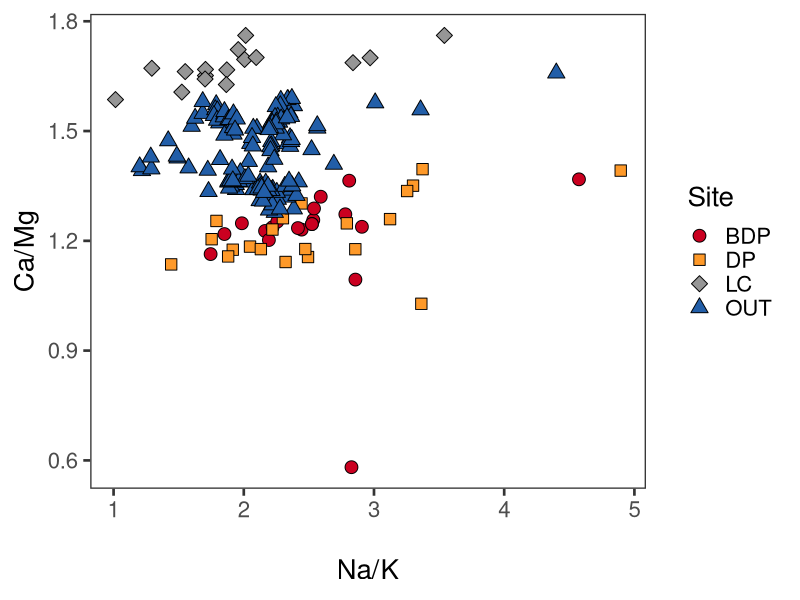
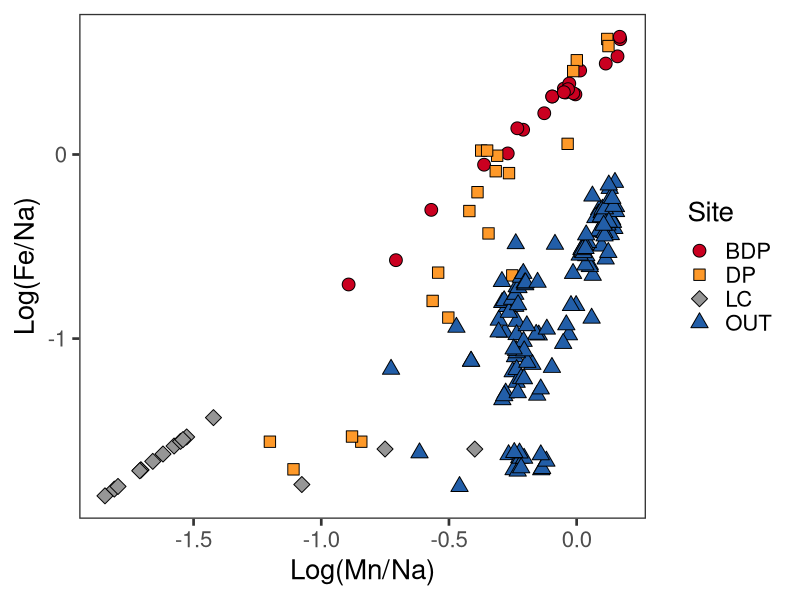
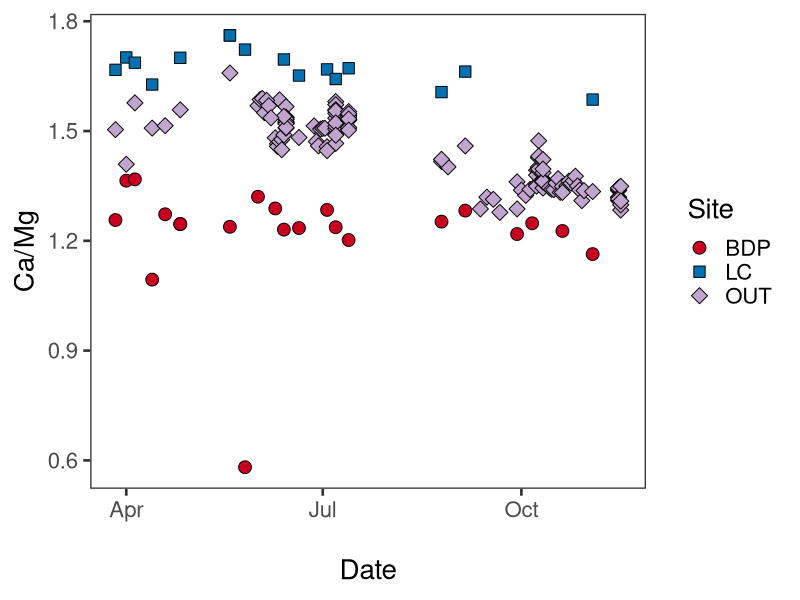
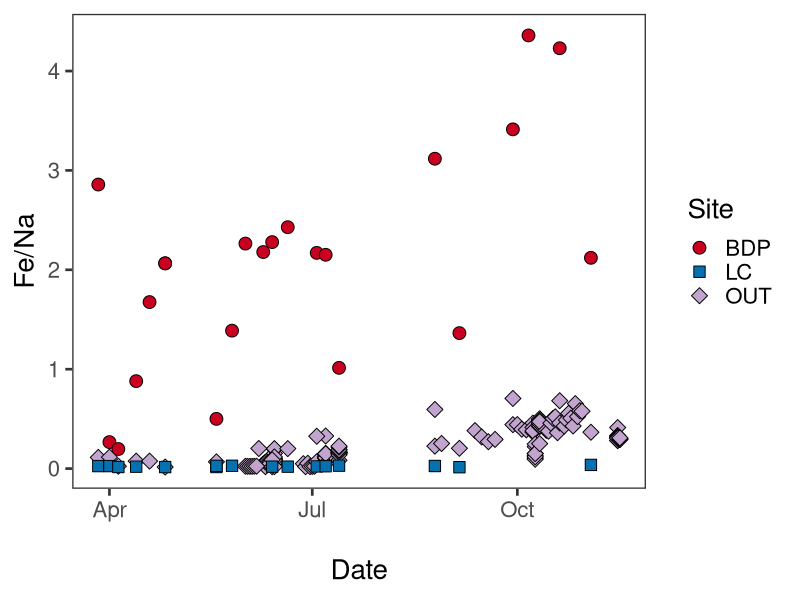
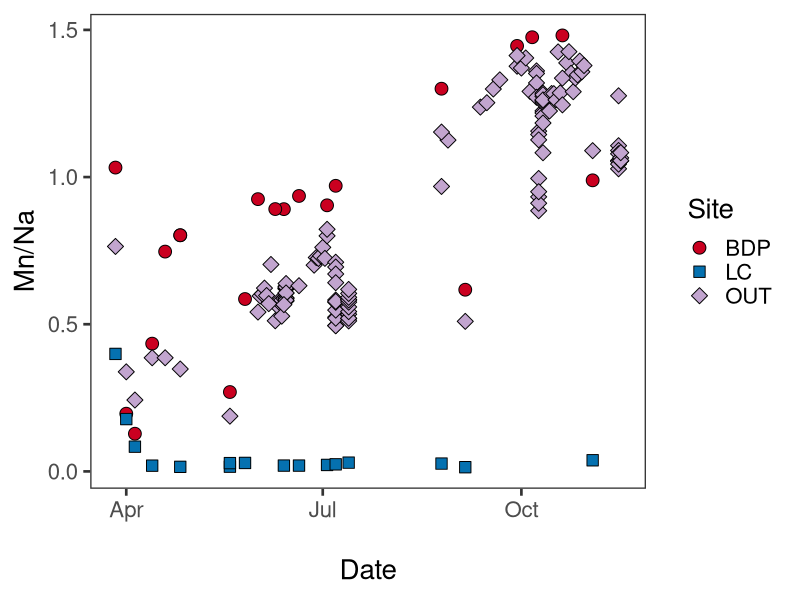
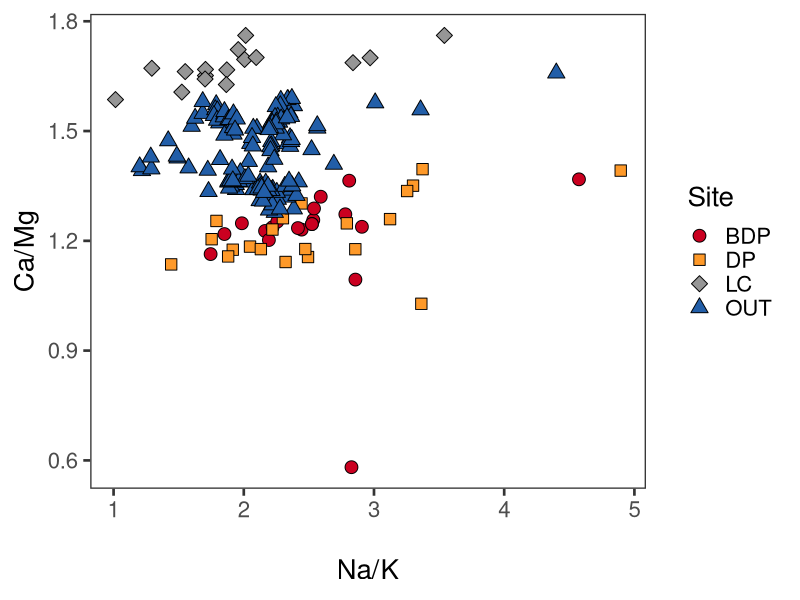
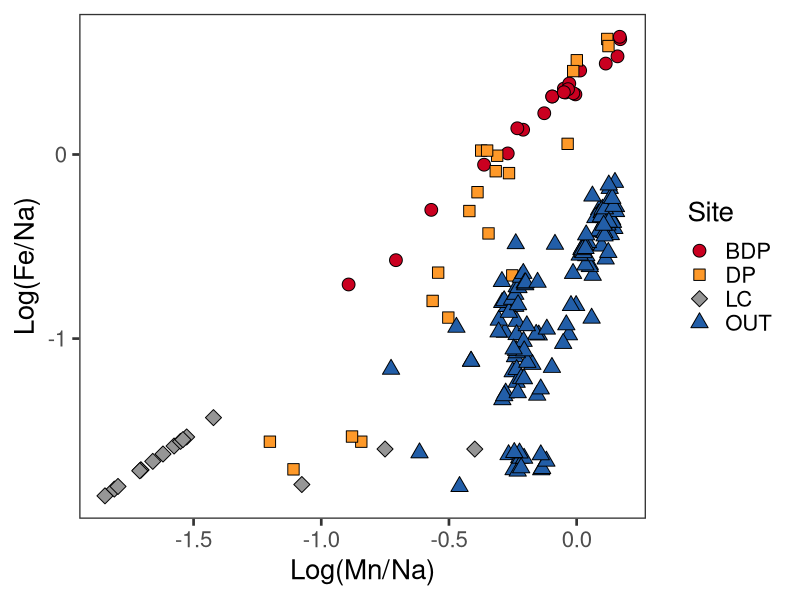
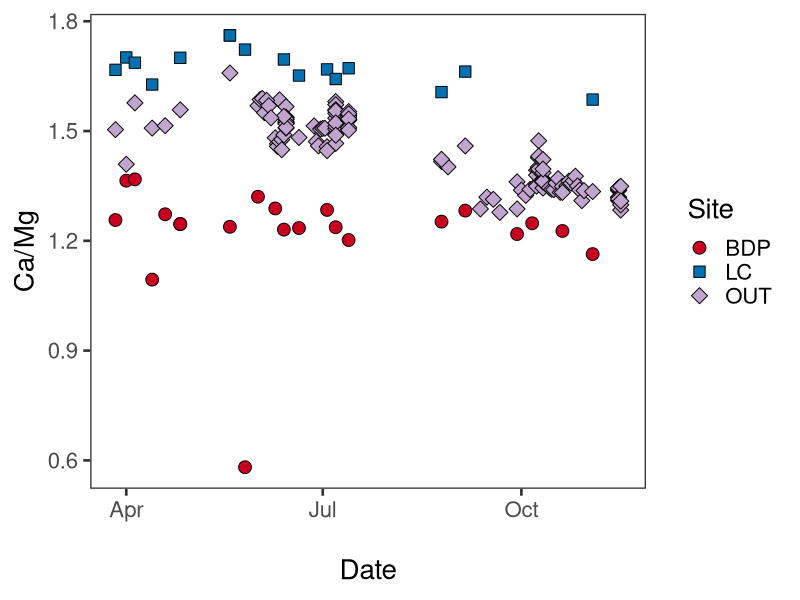

These figures' R source, in order:
#Bring in mixing data
basecatmix<-read.csv("Mixing.csv",header=TRUE)

#Rename headings to be R friendly
newname<-c("sample_name","Site","date","Depth_cm","Al_mgL","Ca_mgL","Fe_mgL","K_mgL","Mg_mgL","Mn_mgL","Na_mgL")
colnames(basecatmix)<-newname

#convert date
library(lubridate)
basecatmix$newdate<-mdy(basecatmix$date)
basecatmix$doy<-yday(basecatmix$newdate)

#Transform mg/L to mmol/L

basecatmix$Al_mmolL<-(basecatmix$Al_mgL/26.982)
basecatmix$Ca_mmolL<-(basecatmix$Ca_mgL/40.08)
basecatmix$Fe_mmolL<-(basecatmix$Fe_mgL/55.845)
basecatmix$K_mmolL<-(basecatmix$K_mgL/39.099)
basecatmix$Mg_mmolL<-(basecatmix$Mg_mgL/24.305)
basecatmix$Mn_mmolL<-(basecatmix$Mn_mgL/54.938)
basecatmix$Na_mmolL<-(basecatmix$Na_mgL/22.99)

#Divide Ca by Mg and Na by K
basecatmix$Ca_Mg<-(basecatmix$Ca_mmolL/basecatmix$Mg_mmolL)
basecatmix$Na_K<-(basecatmix$Na_mmolL/basecatmix$K_mmolL)

#Plots base cation mixing diagram
library(ggplot2)
pal<-c("#ca0020","#fe9929","#969696","#225ea8")
shape1<-c(21, 22, 23, 24)
Basecatmixing<-ggplot(basecatmix, aes(basecatmix$Na_K,basecatmix$Ca_Mg,fill=as.factor(Site),shape=as.factor(Site)))+
  geom_point(colour="black",size=4)+
  scale_shape_manual(values=shape1)+    
  scale_fill_manual(values=pal)+
  theme_bw(base_size=20)+
  theme(panel.grid.major = element_blank(), panel.grid.minor = element_blank())+
  guides(fill=guide_legend(title="Site"),shape=guide_legend(title="Site"))+
  xlab("\nNa/K")+
  ylab("Ca/Mg")
#Call the graph
Basecatmixing

#save to pdf
pdf("Basecatmixing.pdf",height=6,width=8)
Basecatmixing
dev.off()

#Divide Fe and Mn by Na
basecatmix$Fe_Na<-(basecatmix$Fe_mmolL/basecatmix$Na_mmolL)
basecatmix$Mn_Na<-(basecatmix$Mn_mmolL/basecatmix$Na_mmolL)
#take log of that
basecatmix$logFeNa<-(log10(basecatmix$Fe_Na))
basecatmix$logMnNa<-(log10(basecatmix$Mn_Na))

#Plots Fe and Mn mixing diagram
library(ggplot2)
pal<-c("#ca0020","#fe9929","#969696","#225ea8")
shape1<-c(21, 22, 23, 24)
Metalsmixing<-ggplot(basecatmix, aes(basecatmix$logMnNa,basecatmix$logFeNa,fill=as.factor(Site),shape=as.factor(Site)))+
  geom_point(colour="black",size=4)+
  scale_shape_manual(values=shape1)+    
  scale_fill_manual(values=pal)+
  theme_bw(base_size=20)+
  theme(panel.grid.major = element_blank(), panel.grid.minor = element_blank())+
  guides(fill=guide_legend(title="Site"),shape=guide_legend(title="Site"))+
  xlab("Log(Mn/Na)")+
  ylab("Log(Fe/Na)")
#Call the graph
Metalsmixing

#save to pdf
pdf("Metalsmixing.pdf",height=6,width=8)
Metalsmixing
dev.off()

#Access LC, BDP, and outlet subset of cation data and make mix by date file
Mixbydate<-basecatmix[which(basecatmix$sample_name == "BDP"
                       | basecatmix$sample_name == "LC" 
                       | basecatmix$sample_name == "OUT"),]

#convert date
library(lubridate)
Mixbydate$newdate<-mdy(Mixbydate$date)
Mixbydate$doy<-yday(Mixbydate$newdate)

#Plots Ca/Mg by date
library(ggplot2)
pal<-c("#ca0020","#0571b0","#c2a5cf")
shape1<-c(21, 22, 23)
CaMgbydate<-ggplot(Mixbydate, aes(newdate,Mixbydate$Ca_Mg,fill=as.factor(Site),shape=as.factor(Site)))+
  geom_point(colour="black",size=4)+
  scale_shape_manual(values=shape1)+    
  scale_fill_manual(values=pal)+
  theme_bw(base_size=20)+
  theme(panel.grid.major = element_blank(), panel.grid.minor = element_blank())+
  guides(fill=guide_legend(title="Site"),shape=guide_legend(title="Site"))+
  xlab("\nDate")+
  ylab("Ca/Mg")
#Call the graph
CaMgbydate

#save to pdf
pdf("CaMgbydate.pdf",height=6,width=8)
CaMgbydate
dev.off()

#Plots Fe/Na by date
library(ggplot2)
pal<-c("#ca0020","#0571b0","#c2a5cf")
shape1<-c(21, 22, 23)
FeNabydate<-ggplot(Mixbydate, aes(newdate,Mixbydate$Fe_Na,fill=as.factor(Site),shape=as.factor(Site)))+
  geom_point(colour="black",size=4)+
  scale_shape_manual(values=shape1)+    
  scale_fill_manual(values=pal)+
  theme_bw(base_size=20)+
  theme(panel.grid.major = element_blank(), panel.grid.minor = element_blank())+
  guides(fill=guide_legend(title="Site"),shape=guide_legend(title="Site"))+
  xlab("\nDate")+
  ylab("Fe/Na")
#Call the graph
FeNabydate

#save to pdf
pdf("FeNabydate.pdf",height=6,width=8)
FeNabydate
dev.off()

#Plots Mn/Na by date
library(ggplot2)
pal<-c("#ca0020","#0571b0","#c2a5cf")
shape1<-c(21, 22, 23)
MnNabydate<-ggplot(Mixbydate, aes(newdate,Mixbydate$Mn_Na,fill=as.factor(Site),shape=as.factor(Site)))+
  geom_point(colour="black",size=4)+
  scale_shape_manual(values=shape1)+    
  scale_fill_manual(values=pal)+
  theme_bw(base_size=20)+
  theme(panel.grid.major = element_blank(), panel.grid.minor = element_blank())+
  guides(fill=guide_legend(title="Site"),shape=guide_legend(title="Site"))+
  xlab("\nDate")+
  ylab("Mn/Na")
#Call the graph
MnNabydate

#save to pdf
pdf("MnNabydate.pdf",height=6,width=8)
MnNabydate
dev.off()
